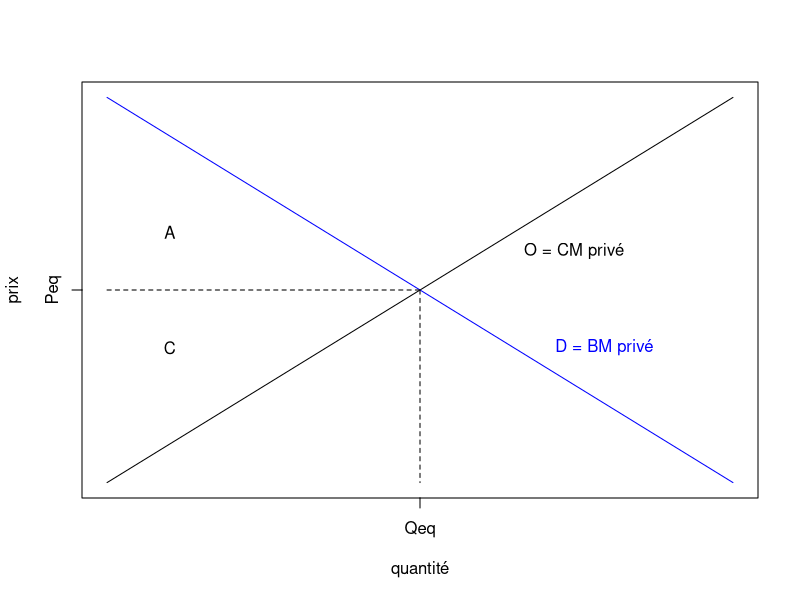
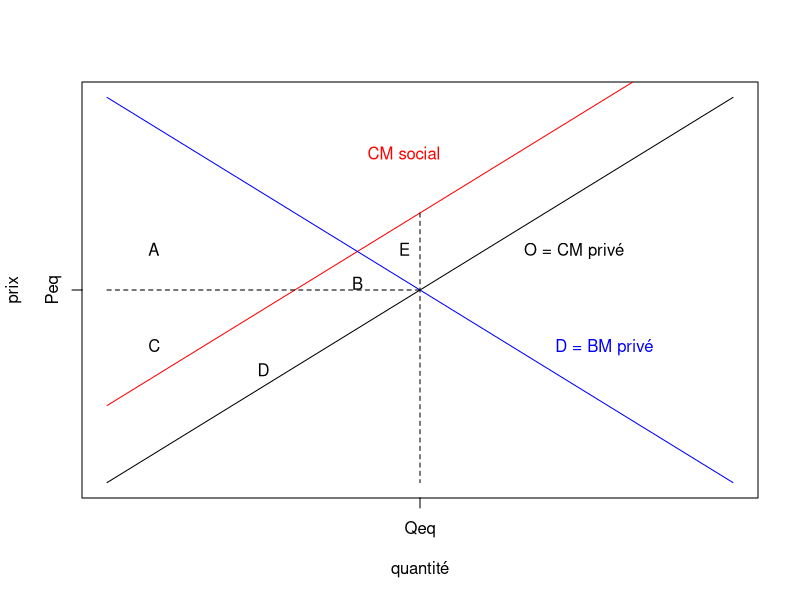
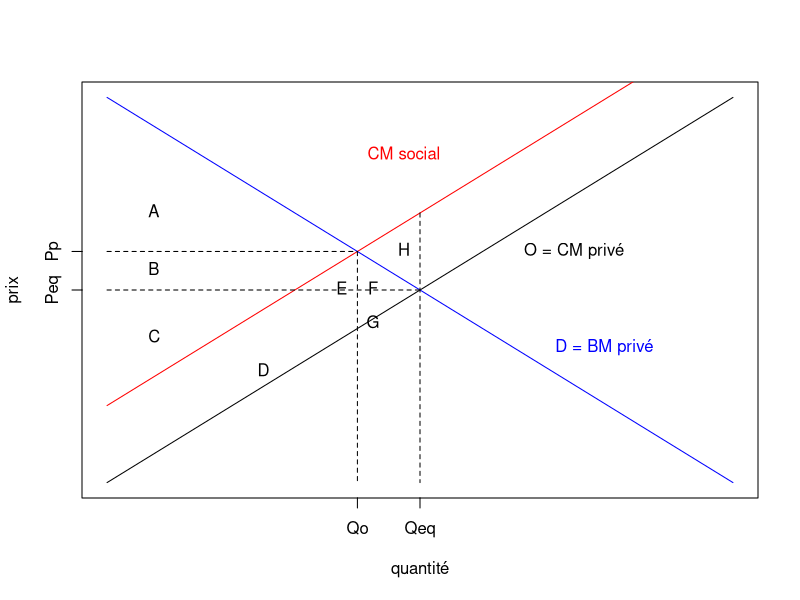

Write R code to recreate these figures, in order.
## ---- chunk 1
options(tinytex.verbose = TRUE)
knitr::opts_chunk$set(fig.width=6, fig.height=4) 
## ---- chunk 2
x = seq(0,20)
CMpr = x
CMso = 4+x
BMpr = 20-x

# Marginal private cost
plot(x, CMpr, type='l', col='black', xlab="quantité", ylab="prix", xaxt='n', yaxt='n')
text(13, 12, "O = CM privé", pos=4)
# Marginal private benefit
lines(x, BMpr, col='blue')
text(14, 7, "D = BM privé", col='blue', pos=4)

axis(side = 1, at = 10, labels='Qeq')
lines(c(10, 10), c(10, 0), lty='dashed')

axis(side = 2, at = 10, labels='Peq')
lines(c(0, 10), c(10, 10), lty='dashed')

text(2, 7, "C")
text(2, 13, "A")
## ---- chunk 3
x = seq(0,20)
CMpr = x
CMso = 4+x
BMpr = 20-x

# Marginal private cost
plot(x, CMpr, type='l', col='black', xlab="quantité", ylab="prix", xaxt='n', yaxt='n')
text(13, 12, "O = CM privé", pos=4)
# Marginal social cost
lines(x, CMso, col='red')
text(8, 17, "CM social", col='red', pos=4)
# Marginal private benefit
lines(x, BMpr, col='blue')
text(14, 7, "D = BM privé", col='blue', pos=4)

axis(side = 1, at = 10, labels='Qeq')
lines(c(10, 10), c(14, 0), lty='dashed')

axis(side = 2, at = 10, labels='Peq')
lines(c(0, 10), c(10, 10), lty='dashed')

text(1, 12, "A", pos=4)
text(8, 9.5, "B", pos=3)
text(1, 7, "C", pos=4)
text(5, 5, "D", pos=3)
text(10, 12, "E", pos=2)
## ---- chunk 4
x = seq(0,20)
CMpr = x
CMso = 4+x
BMpr = 20-x

# Marginal private cost
plot(x, CMpr, type='l', col='black', xlab="quantité", ylab="prix", xaxt='n', yaxt='n')
text(13, 12, "O = CM privé", pos=4)
# Marginal social cost
lines(x, CMso, col='red')
text(8, 17, "CM social", col='red', pos=4)
# Marginal private benefit
lines(x, BMpr, col='blue')
text(14, 7, "D = BM privé", col='blue', pos=4)

axis(side = 1, at = 10, labels='Qeq')
lines(c(10, 10), c(14, 0), lty='dashed')
axis(side = 1, at = 8, labels='Qo')
lines(c(8, 8), c(12, 0), lty='dashed')

axis(side = 2, at = 10, labels='Peq')
lines(c(0, 10), c(10, 10), lty='dashed')
axis(side = 2, at = 12, labels='Pp')
lines(c(0, 8), c(12, 12), lty='dashed')

text(1, 14, "A", pos=4)
text(1, 11, "B", pos=4)
text(7.5, 9.25, "E", pos=3)
text(8.5, 9.25, "F", pos=3)
text(1, 7.5, "C", pos=4)
text(5, 5, "D", pos=3)
text(8.5, 7.5, "G", pos=3)
text(10, 12, "H", pos=2)
